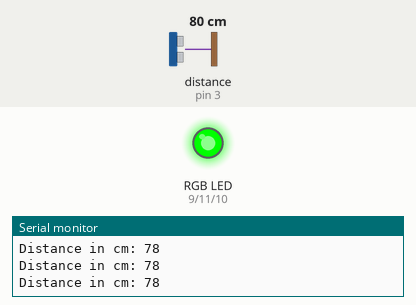
This sketch was run on a simulated Arduino Uno, built with avr-gcc and run on an emulated ATmega328P. Parts: an RGB LED mixed from three pins (HIGH = lit), the last lines printed to the serial monitor. Wiring (inferred from the names in the program): ultrasonic range finder: trigger pin 2; echo pin 3. Inputs (shaded band) come from the test bench; at power-on: distance to the obstacle (sensor on pin 3) 80 cm. The echo pulse lasts 58.3 µs per cm; pins used as bus, display or sensor lines are not drawn.

Above: at 1.2 s.
1.3 s: distance to the obstacle (sensor on pin 3) set to 2 cm
At 2.4 s:
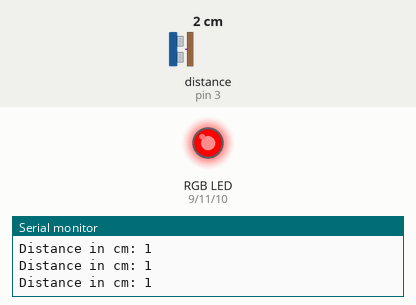
2.9 s: distance to the obstacle (sensor on pin 3) set to 5 cm
4.4 s: distance to the obstacle (sensor on pin 3) set to 8 cm
At 5.6 s:
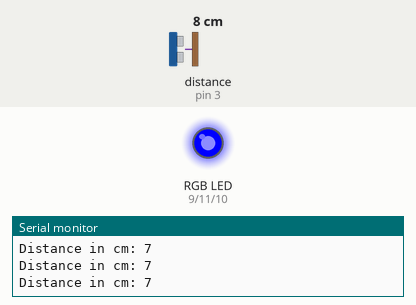
5.9 s: distance to the obstacle (sensor on pin 3) set to 4 cm
At 7.1 s:
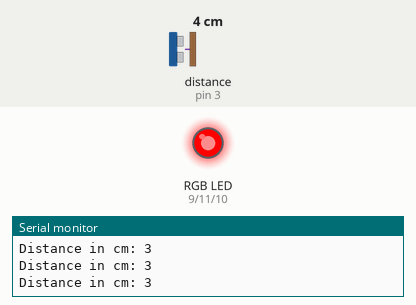
7.4 s: distance to the obstacle (sensor on pin 3) set to 18 cm
At 8.3 s:
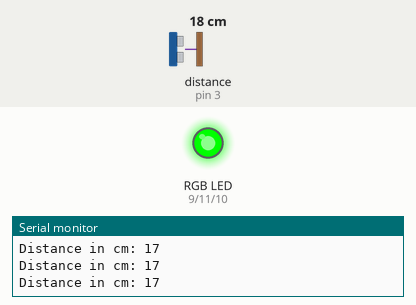
8.9 s: distance to the obstacle (sensor on pin 3) set to 9 cm
At 9.5 s:
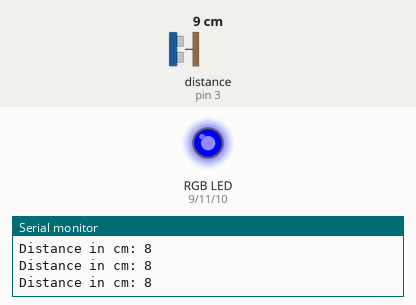
Timing chart, 0 to 11.5 s (numbered marks = the images above; inputs shaded):
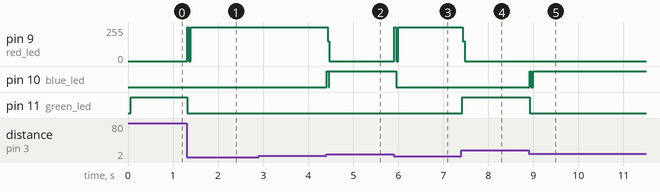

The sketch:

main.ino
```cpp
// define setup constants
int red_led = 9;
int blue_led = 10;
int green_led = 11;

int trigger = 2;
int echo = 3;

long duration;
int distance;

void setup() {
  // put your setup code here, to run once:
  pinMode(red_led, OUTPUT);
  pinMode(blue_led, OUTPUT);
  pinMode(green_led, OUTPUT);
  pinMode(trigger, OUTPUT);
  pinMode(echo, INPUT);

  Serial.begin(9600);


}

void loop() {
  // put your main code here, to run repeatedly:
  digitalWrite(trigger, LOW);
  delayMicroseconds(2);


  //set the trigger pin on high state for 10 microsecnds
  digitalWrite(trigger, HIGH);
  delayMicroseconds(10);
  digitalWrite(trigger, LOW);

  // read the pin and return the wave travel time in kicroseconds
  duration = pulseIn(echo, HIGH);

  // calculating the distance
  distance = duration*0.034/2;

  // control LEDS for varius distances

  digitalWrite(green_led, LOW);
  digitalWrite(blue_led, LOW);
  digitalWrite(red_led, LOW);

  if (distance > 10){
    digitalWrite(green_led, HIGH);
    // print the distance on the serial monitor
    Serial.print("Distance in cm: ");

    Serial.println(distance);

  }

  else if (distance < 10 && distance > 5){
    digitalWrite(blue_led, HIGH);
    // print the distance on the serial monitor
    Serial.print("Distance in cm: ");
    Serial.println(distance);
  }

  else{
    digitalWrite(red_led, HIGH);
    // print the distance on the serial monitor
    Serial.print("Distance in cm: ");
    Serial.println(distance);
  }


}
```

Measured:
- the behaviour switches between 6 and 7 cm on distance to the obstacle (sensor on pin 3) (found by bisection; images 1 and 2)
- after the input at 1.3 s, pin 9 (red_led): 0/255 → 255/255 at once; pin 11 (green_led): HIGH → LOW at once
- after the input at 4.4 s, pin 9 (red_led): 255/255 → 0/255 at once; pin 10 (blue_led): LOW → HIGH at once, → LOW 0.04 s later, → HIGH 0.02 s later
- after the input at 5.9 s, pin 9 (red_led): 0/255 → 255/255 at once; pin 10 (blue_led): HIGH → LOW after 0.05 s
- after the input at 7.4 s, pin 9 (red_led): 255/255 → 0/255 at once; pin 11 (green_led): LOW → HIGH at once
- after the input at 8.9 s, pin 10 (blue_led): LOW → HIGH at once, → LOW 0.04 s later, → HIGH 0.04 s later; pin 11 (green_led): HIGH → LOW at once
